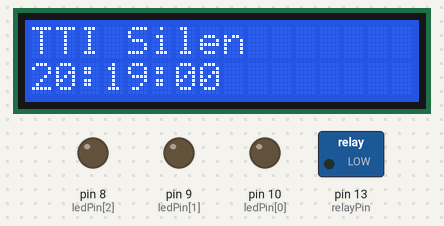
A sketch run on a simulated Arduino Uno, built with avr-gcc and run on an emulated ATmega328P. Parts: 16×2 character LCD, switched loads named in the sketch (green lamp = pin HIGH), output pins drawn as LEDs (lit = HIGH). What the sketch prints to the serial monitor is not drawn.

Above: at 1.1 s.
At 5.2 s:
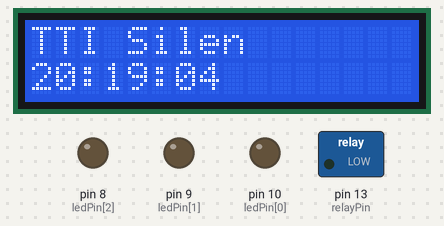
At 10.2 s:
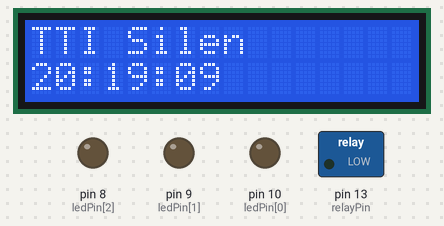
At 19.2 s:
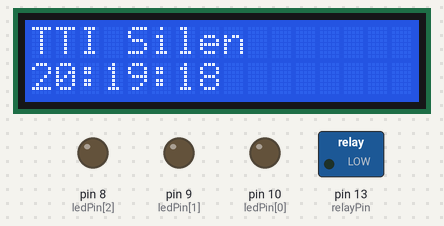
At 28.3 s:
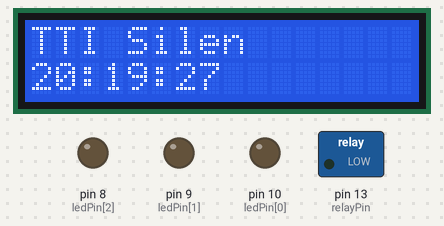
At 38.3 s:
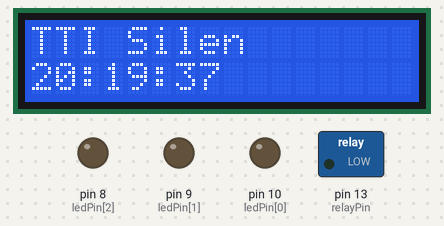

Measured:
- what the display in image 0 shows lasts 1.0 s, from 1.1 s to 2.1 s

The sketch:

John_TTI_siren.ino
```cpp
#include <Time.h>
#include <TimeAlarms.h>
#include <LiquidCrystal.h>

#define relayPin 13
int ledPin[5] = {10,9,8,7,6};

timeDayOfWeek_t wdays[5] = {
 dowMonday,
 dowTuesday,
 dowWednesday,
 dowThursday,
 dowFriday,
};

LiquidCrystal lcd(12, 11, 7, 6, 5, 4);

void setup()
{
  Serial.begin(9600);
  lcd.begin(16,2);
  delay(1000);
  setTime(20,19,0,1,1,11); // set time to Saturday 8:29:00am Jan 1 2011
  // create the alarms
//  Alarm.alarmRepeat(8,30,0, MorningAlarm);  // 8:30am every day
//  Alarm.alarmRepeat(17,45,0,EveningAlarm);  // 5:45pm every day
//  Alarm.alarmRepeat(dowSaturday,8,30,30,WeeklyAlarm);  // 8:30:30 every Saturday
  for(int i=0;i<5;i++){
    Alarm.alarmRepeat(wdays[i],7,15,0,SilenceHour);  // 7:15am every day
    Alarm.alarmRepeat(wdays[i],8,0,0,StartLesson);  // 8:00am every day
    Alarm.alarmRepeat(wdays[i],10,40,0,BreakTime);  // 10:40am every day
    Alarm.alarmRepeat(wdays[i],11,20,0,BreakOver);  // 11:20am every day
    Alarm.alarmRepeat(wdays[i],14,30,0,Closing);  // 2:30pm every day
  }
  pinMode(relayPin,OUTPUT);
  for(int i=0;i<5;i++){
   pinMode(ledPin[i],OUTPUT);
  }

  lcd.print("TTI Silen");
}

void  loop(){
  digitalClockDisplay();
  Alarm.delay(1000); // wait one second between clock display
}

void triggerRelay(int led){
  digitalWrite(relayPin,HIGH);
  digitalWrite(ledPin[led],HIGH);
  delay(20000); //20 seconds for silen
  digitalWrite(relayPin,LOW);
  digitalWrite(ledPin[led],LOW);
}

void SilenceHour(){
  triggerRelay(0);
}

void StartLesson(){
  triggerRelay(1);
}

void BreakTime(){
  triggerRelay(2);
}

void BreakOver(){
  triggerRelay(3);
}

void Closing(){
  triggerRelay(4);
}

// functions to be called when an alarm triggers:
void MorningAlarm(){
  Serial.println("Alarm: - turn lights off");
}

void EveningAlarm(){
  Serial.println("Alarm: - turn lights on");
}

void WeeklyAlarm(){
  Serial.println("Alarm: - its Monday Morning");
}

void ExplicitAlarm(){
  Serial.println("Alarm: - this triggers only at the given date and time");
}

void Repeats(){
  Serial.println("15 second timer");
}

void OnceOnly(){
  Serial.println("This timer only triggers once");
}

void digitalClockDisplay()
{
  // digital clock display of the time
  Serial.print(hour());
  lcd.setCursor(0, 1);
  lcd.print(hour());
  printDigits(minute());
  printDigits(second());
  Serial.println();
}

void printDigits(int digits)
{
  Serial.print(":");
  lcd.print(":");
  if(digits < 10){
    Serial.print('0');
    lcd.print('0');
  }
  Serial.print(digits);
  lcd.print(digits);
}
```
